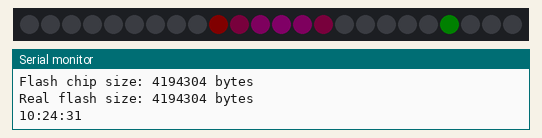
Recording of a sketch running on a simulated ESP8266 (NodeMCU). On the bench: 24 RGB LEDs in strip order, left to right, the last lines printed to the serial monitor. Dim RGB values are drawn brighter than linear; WiFi joins after 1.5 s; servers stay silent unless stated; the local clock reads 2024-03-15 10:24:30 at power-on unless the sketch sets it.

Above: at 1.6 s.
At 5.1 s:
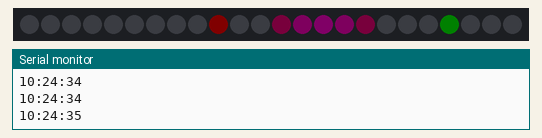
At 10.1 s:
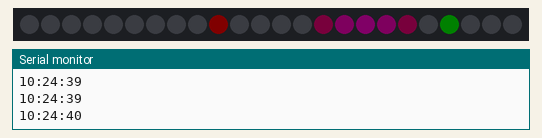
At 20.1 s:
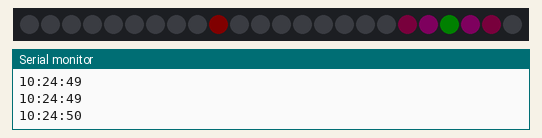
At 28.1 s:
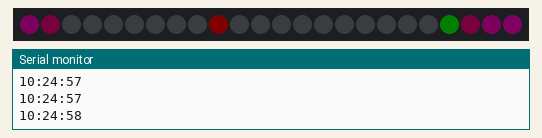
At 38.1 s:
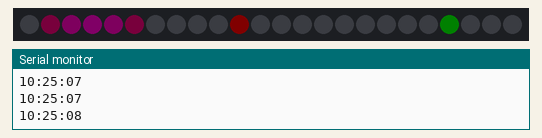

Measured:
- what the display in image 0 shows lasts 1.5 s, from 1.5 s to 3.0 s
- what the display in image 1 shows lasts 2.9 s, from 5.1 s to 8.0 s
- what the display in image 3 shows lasts 3.1 s, from 20.0 s to 23.1 s
- what the display in image 4 shows lasts 1.9 s, from 28.1 s to 30.0 s

The sketch:

clock.ino
```cpp
#include <ESP8266WiFi.h>
#include <Adafruit_NeoPixel.h>
#include <time.h>
#include <math.h>

#define LED_PIN   D2
#define LED_COUNT 24

Adafruit_NeoPixel leds(LED_COUNT, LED_PIN, NEO_GRB + NEO_KHZ800);

const char* ssid = //"Magenta475780";
  "HideYoWi-Fi";
const char* password = //"47efje498749";
  "M@th3m@gicsTim3";

void setup() {

    Serial.begin(115200);

    WiFi.hostname("ir");
    WiFi.begin(ssid, password);

    Serial.print("Connecting");
    while (WiFi.status() != WL_CONNECTED) {
        delay(500);
        Serial.print(".");
    }

    Serial.println();
    Serial.println("Connected!");
    Serial.print("Open: http://");
    Serial.println(WiFi.localIP());
    configTime(
               "CET-1CEST,M3.5.0,M10.5.0/3",
               "pool.ntp.org"
               );

    while (time(nullptr) < 100000) {
      delay(100);
    }

    leds.begin();
    // Red: R, G, B
    leds.setBrightness(5);
    leds.show();

    Serial.printf("Flash chip size: %u bytes\n", ESP.getFlashChipSize());
    Serial.printf("Real flash size: %u bytes\n", ESP.getFlashChipRealSize());

}


float gaussian24(int i, int center) {
  int d = abs(i - center);
  d = min(d, 24 - d);  // circular distance

  const float sigma = 1.5;

  return exp(-(d * d) / (2.0 * sigma * sigma));
}

void gaussianLeds(int center, uint8_t r, uint8_t g, uint8_t b) {
    for (int i = 0; i < 24; i++) {
        float x = gaussian24(i, center);

        leds.setPixelColor(
            i,
            leds.Color(r * x, g * x, b * x)
        );
    }

    leds.show();
}

static int i = 0;
static int current_led_seconds = 0;
static int current_led_min = 0;
static int current_led_hour = 0;

void loop() {
  // server.handleClient();


  time_t now = time(nullptr);
  struct tm* t = localtime(&now);


  leds.setPixelColor(current_led_seconds, 0);
  leds.setPixelColor(current_led_min, 0);
  leds.setPixelColor(current_led_hour, 0);

  current_led_hour = (t->tm_hour % 12) * LED_COUNT / 12;
  current_led_min = t->tm_min * LED_COUNT / 60;
  current_led_seconds = t->tm_sec * LED_COUNT / 60;

  gaussianLeds(current_led_seconds, 230, 20, 203);

  leds.setPixelColor(current_led_hour,
                     leds.Color(0, 255, 0));
  leds.setPixelColor(current_led_min,
                     leds.Color(255, 0, 0));
  /* leds.setPixelColor(current_led_seconds, */
                     /* leds.Color(34, 20, 255)); */

  Serial.printf(
                "%02d:%02d:%02d\n",
                t->tm_hour,
                t->tm_min,
                t->tm_sec
                );

  leds.show();

  delay(100);

}
```
